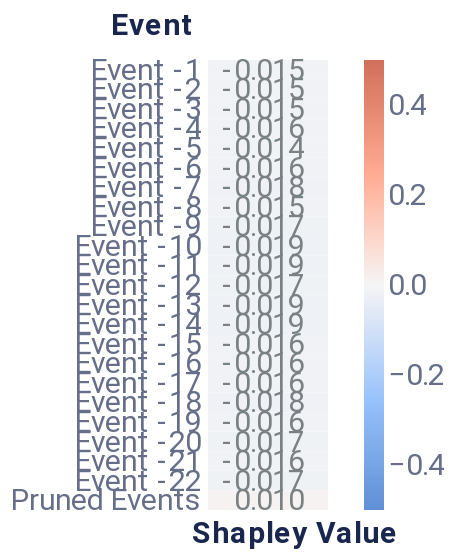

This figure's notebook cell:
### Code cell
# Event-level explanations
from timeshap.explainer import local_event
from timeshap.plot import plot_event_heatmap

event_dict = {'rs': 42, 'nsamples': 32000}
event_data = local_event(f, 
                         random_sequence, 
                         event_dict, 
                         random_sequence_number, 
                         entity_col = 0,
                         baseline=average_event_df,
                         pruned_idx=250) # set manually
event_plot = plot_event_heatmap(event_data)
event_plot

### Figure 1 — Vega-Lite specification as saved in the notebook (floating-point values rounded to 4 significant figures)
{"config": {"axis": {"domain": true, "domainColor": "#666F89", "grid": false, "gridCap": "round", "gridColor": "#B3B7C4", "gridDash": [2, 4], "gridWidth": 0.5, "labelColor": "#666F89", "labelFont": "Roboto, Arial, sans-serif", "labelPadding": 2, "tickColor": "#666F89", "tickOpacity": 0.5, "tickSize": 4, "titleColor": "#19274E", "titleFont": "Roboto, Arial, sans-serif", "titleFontSize": 12}, "axisBand": {"domain": true, "labelPadding": 4, "ticks": false}, "axisY": {"domain": false, "titleAlign": "left", "titleAngle": 0, "titleX": -20, "titleY": -10}, "legend": {"labelColor": "#666F89", "labelFont": "Roboto, Arial, sans-serif", "labelFontSize": 12, "symbolSize": 40, "titleColor": "#19274E", "titleFont": "Roboto, Arial, sans-serif", "titleFontSize": 12, "titlePadding": 4}, "arc": {"stroke": "#FFFFFF", "strokeWidth": 1}, "bar": {"fill": "#2770EB", "stroke": null}, "line": {"stroke": "#2770EB", "strokeWidth": 2}, "path": {"stroke": "#2770EB", "strokeWidth": 0.5}, "point": {"fill": "#2770EB", "shape": "circle", "filled": true}, "rect": {"fill": "#2770EB"}, "rule": {"stroke": "#666F89"}, "shape": {"stroke": "#2770EB"}, "text": {"color": "#19274E", "font": "Roboto, Arial, sans-serif", "fontSize": 12}, "range": {"category": ["#2770EB", "#77B98A", "#DA5252", "#FFC400", "#A87AEA", "#00A39E", "#19274E"], "diverging": ["#006360", "#2BB3AE", "#96D9D7", "#FFFFFF", "#EDAAAA", "#DA5252", "#811D1D"], "heatmap": ["#18448F", "#1B4EA5", "#2770EB", "#4C88EE", "#82ACF3", "#A6C4F7", "#E9F1FD"], "ramp": ["#18448F", "#1B4EA5", "#2770EB", "#4C88EE", "#82ACF3", "#A6C4F7", "#E9F1FD"]}, "background": "#FFFFFF", "group": {"fill": "#FFFFFF"}, "header": {"labelColor": "#19274E", "labelFont": "Roboto, Arial, sans-serif", "labelFontSize": 12, "titleColor": "#19274E", "titleFont": "Roboto, Arial, sans-serif", "titleFontSize": 16}, "title": {"anchor": "start", "color": "#19274E", "font": "Roboto, Arial, sans-serif", "fontSize": 20, "fontWeight": "bold", "offset": 20, "subtitleColor": "#19274E", "subtitleFontSize": 16}, "view": {"continuousHeight": 300, "continuousWidth": 400, "stroke": "transparent"}}, "layer": [{"mark": "rect", "encoding": {"color": {"field": "rounded", "legend": {"gradientLength": 225, "gradientThickness": 10, "labelFontSize": 15, "orient": "right"}, "scale": {"domain": [-0.5, 0.5], "range": ["#5f8fd6", "#99c3fb", "#f5f5f5", "#ffaa92", "#d16f5b"]}, "title": null, "type": "quantitative"}, "x": {"axis": {"title": "Shapley Value", "titleFontSize": 15}, "field": "column", "type": "ordinal"}, "y": {"axis": {"domain": false, "labelFontSize": 15, "title": "Event", "titleFontSize": 15, "titleX": -49}, "field": "Feature", "sort": ["Event -1", "Event -2", "Event -3", "Event -4", "Event -5", "Event -6", "Event -7", "Event -8", "Event -9", "Event -10", "Event -11", "Event -12", "Event -13", "Event -14", "Event -15", "Event -16", "Event -17", "Event -18", "Event -19", "Event -20", "Event -21", "Event -22", "Pruned Events"], "type": "ordinal"}}}, {"mark": {"type": "text", "align": "right", "baseline": "middle", "color": "#798184", "dx": 18, "fontSize": 15}, "encoding": {"text": {"field": "rounded_str", "type": "nominal"}, "x": {"axis": {"domain": false, "labels": false, "title": "Shapley Value", "titleX": 43}, "field": "column", "type": "ordinal"}, "y": {"axis": {"domain": false, "labelFontSize": 15, "title": "Event", "titleFontSize": 15, "titleX": -49}, "field": "Feature", "sort": ["Event -1", "Event -2", "Event -3", "Event -4", "Event -5", "Event -6", "Event -7", "Event -8", "Event -9", "Event -10", "Event -11", "Event -12", "Event -13", "Event -14", "Event -15", "Event -16", "Event -17", "Event -18", "Event -19", "Event -20", "Event -21", "Event -22", "Pruned Events"], "type": "ordinal"}}}], "data": {"name": "data-dd463fc922b7ef1aecf06bea6d7d6cba"}, "height": 225, "width": 60, "$schema": "https://vega.github.io/schema/vega-lite/v4.17.0.json", "datasets": {"data-dd463fc922b7ef1aecf06bea6d7d6cba": [{"Shapley Value": -0.01513, "Feature": "Event -1", "row": 1, "column": 1, "rounded": -0.015, "rounded_str": "-0.015"}, {"Shapley Value": -0.01506, "Feature": "Event -2", "row": 2, "column": 1, "rounded": -0.015, "rounded_str": "-0.015"}, {"Shapley Value": -0.01538, "Feature": "Event -3", "row": 3, "column": 1, "rounded": -0.015, "rounded_str": "-0.015"}, {"Shapley Value": -0.01588, "Feature": "Event -4", "row": 4, "column": 1, "rounded": -0.016, "rounded_str": "-0.016"}, {"Shapley Value": -0.01438, "Feature": "Event -5", "row": 5, "column": 1, "rounded": -0.014, "rounded_str": "-0.014"}, {"Shapley Value": -0.01643, "Feature": "Event -6", "row": 6, "column": 1, "rounded": -0.016, "rounded_str": "-0.016"}, {"Shapley Value": -0.01821, "Feature": "Event -7", "row": 7, "column": 1, "rounded": -0.018, "rounded_str": "-0.018"}, {"Shapley Value": -0.01532, "Feature": "Event -8", "row": 8, "column": 1, "rounded": -0.015, "rounded_str": "-0.015"}, {"Shapley Value": -0.01714, "Feature": "Event -9", "row": 9, "column": 1, "rounded": -0.017, "rounded_str": "-0.017"}, {"Shapley Value": -0.01876, "Feature": "Event -10", "row": 10, "column": 1, "rounded": -0.019, "rounded_str": "-0.019"}, {"Shapley Value": -0.01851, "Feature": "Event -11", "row": 11, "column": 1, "rounded": -0.019, "rounded_str": "-0.019"}, {"Shapley Value": -0.0172, "Feature": "Event -12", "row": 12, "column": 1, "rounded": -0.017, "rounded_str": "-0.017"}, {"Shapley Value": -0.01888, "Feature": "Event -13", "row": 13, "column": 1, "rounded": -0.019, "rounded_str": "-0.019"}, {"Shapley Value": -0.01856, "Feature": "Event -14", "row": 14, "column": 1, "rounded": -0.019, "rounded_str": "-0.019"}, {"Shapley Value": -0.01638, "Feature": "Event -15", "row": 15, "column": 1, "rounded": -0.016, "rounded_str": "-0.016"}, {"Shapley Value": -0.01615, "Feature": "Event -16", "row": 16, "column": 1, "rounded": -0.016, "rounded_str": "-0.016"}, {"Shapley Value": -0.01648, "Feature": "Event -17", "row": 17, "column": 1, "rounded": -0.016, "rounded_str": "-0.016"}, {"Shapley Value": -0.01775, "Feature": "Event -18", "row": 18, "column": 1, "rounded": -0.018, "rounded_str": "-0.018"}, {"Shapley Value": -0.01625, "Feature": "Event -19", "row": 19, "column": 1, "rounded": -0.016, "rounded_str": "-0.016"}, {"Shapley Value": -0.01732, "Feature": "Event -20", "row": 20, "column": 1, "rounded": -0.017, "rounded_str": "-0.017"}, {"Shapley Value": -0.01574, "Feature": "Event -21", "row": 21, "column": 1, "rounded": -0.016, "rounded_str": "-0.016"}, {"Shapley Value": -0.0169, "Feature": "Event -22", "row": 22, "column": 1, "rounded": -0.017, "rounded_str": "-0.017"}, {"Shapley Value": 0.01049, "Feature": "Pruned Events", "row": 23, "column": 1, "rounded": 0.01, "rounded_str": "0.010"}]}}
